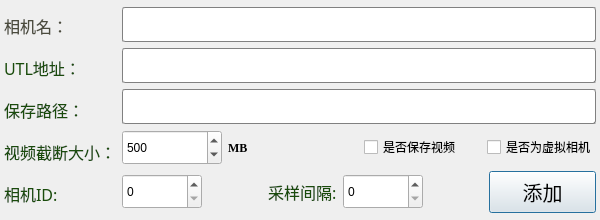
<?xml version="1.0" encoding="UTF-8"?>
<ui version="4.0">
 <class>FramCameraLoginClass</class>
 <widget class="QDialog" name="FramCameraLoginClass">
  <property name="geometry">
   <rect>
    <x>0</x>
    <y>0</y>
    <width>600</width>
    <height>220</height>
   </rect>
  </property>
  <property name="minimumSize">
   <size>
    <width>600</width>
    <height>220</height>
   </size>
  </property>
  <property name="maximumSize">
   <size>
    <width>600</width>
    <height>220</height>
   </size>
  </property>
  <property name="windowTitle">
   <string>FramCameraLogin</string>
  </property>
  <layout class="QGridLayout" name="gridLayout">
   <property name="leftMargin">
    <number>4</number>
   </property>
   <property name="topMargin">
    <number>4</number>
   </property>
   <property name="rightMargin">
    <number>4</number>
   </property>
   <property name="bottomMargin">
    <number>4</number>
   </property>
   <item row="0" column="0">
    <layout class="QVBoxLayout" name="verticalLayout_2">
     <item>
      <widget class="QLabel" name="label_3">
       <property name="minimumSize">
        <size>
         <width>0</width>
         <height>35</height>
        </size>
       </property>
       <property name="maximumSize">
        <size>
         <width>16777215</width>
         <height>35</height>
        </size>
       </property>
       <property name="font">
        <font>
         <family>黑体</family>
         <pointsize>12</pointsize>
        </font>
       </property>
       <property name="styleSheet">
        <string notr="true">color: rgb(75, 75, 61);</string>
       </property>
       <property name="text">
        <string>相机名：</string>
       </property>
      </widget>
     </item>
     <item>
      <widget class="QLabel" name="label_2">
       <property name="minimumSize">
        <size>
         <width>0</width>
         <height>35</height>
        </size>
       </property>
       <property name="maximumSize">
        <size>
         <width>16777215</width>
         <height>35</height>
        </size>
       </property>
       <property name="font">
        <font>
         <family>黑体</family>
         <pointsize>12</pointsize>
        </font>
       </property>
       <property name="styleSheet">
        <string notr="true">color: rgb(25, 75, 11);</string>
       </property>
       <property name="text">
        <string>UTL地址：</string>
       </property>
      </widget>
     </item>
     <item>
      <widget class="QLabel" name="label_4">
       <property name="minimumSize">
        <size>
         <width>0</width>
         <height>35</height>
        </size>
       </property>
       <property name="maximumSize">
        <size>
         <width>16777215</width>
         <height>35</height>
        </size>
       </property>
       <property name="font">
        <font>
         <family>黑体</family>
         <pointsize>12</pointsize>
        </font>
       </property>
       <property name="styleSheet">
        <string notr="true">color: rgb(25, 75, 11);</string>
       </property>
       <property name="text">
        <string>保存路径：</string>
       </property>
      </widget>
     </item>
     <item>
      <widget class="QLabel" name="label_5">
       <property name="minimumSize">
        <size>
         <width>0</width>
         <height>35</height>
        </size>
       </property>
       <property name="maximumSize">
        <size>
         <width>16777215</width>
         <height>35</height>
        </size>
       </property>
       <property name="font">
        <font>
         <family>黑体</family>
         <pointsize>12</pointsize>
        </font>
       </property>
       <property name="styleSheet">
        <string notr="true">color: rgb(25, 75, 11);</string>
       </property>
       <property name="text">
        <string>视频截断大小：</string>
       </property>
      </widget>
     </item>
     <item>
      <widget class="QLabel" name="label_6">
       <property name="minimumSize">
        <size>
         <width>0</width>
         <height>35</height>
        </size>
       </property>
       <property name="maximumSize">
        <size>
         <width>16777215</width>
         <height>35</height>
        </size>
       </property>
       <property name="font">
        <font>
         <family>黑体</family>
         <pointsize>12</pointsize>
        </font>
       </property>
       <property name="styleSheet">
        <string notr="true">color: rgb(25, 75, 11);</string>
       </property>
       <property name="text">
        <string>相机ID:</string>
       </property>
      </widget>
     </item>
    </layout>
   </item>
   <item row="0" column="1">
    <layout class="QVBoxLayout" name="verticalLayout">
     <item>
      <widget class="QLineEdit" name="txtCameraName">
       <property name="sizePolicy">
        <sizepolicy hsizetype="Expanding" vsizetype="Expanding">
         <horstretch>0</horstretch>
         <verstretch>0</verstretch>
        </sizepolicy>
       </property>
       <property name="minimumSize">
        <size>
         <width>0</width>
         <height>35</height>
        </size>
       </property>
       <property name="maximumSize">
        <size>
         <width>16777215</width>
         <height>35</height>
        </size>
       </property>
       <property name="font">
        <font>
         <family>楷体</family>
         <pointsize>12</pointsize>
         <weight>50</weight>
         <italic>false</italic>
         <bold>false</bold>
        </font>
       </property>
       <property name="focusPolicy">
        <enum>Qt::StrongFocus</enum>
       </property>
       <property name="styleSheet">
        <string notr="true">background-color: rgb(255, 255, 255);
color: rgb(0, 0, 0);
border: 1px groove gray;border-radius: 2px;padding: 2px 4px;</string>
       </property>
       <property name="readOnly">
        <bool>false</bool>
       </property>
      </widget>
     </item>
     <item>
      <widget class="QLineEdit" name="txtCamerURL">
       <property name="sizePolicy">
        <sizepolicy hsizetype="Expanding" vsizetype="Expanding">
         <horstretch>0</horstretch>
         <verstretch>0</verstretch>
        </sizepolicy>
       </property>
       <property name="minimumSize">
        <size>
         <width>0</width>
         <height>35</height>
        </size>
       </property>
       <property name="maximumSize">
        <size>
         <width>16777215</width>
         <height>35</height>
        </size>
       </property>
       <property name="font">
        <font>
         <family>Calibri</family>
         <pointsize>10</pointsize>
         <weight>50</weight>
         <italic>false</italic>
         <bold>false</bold>
        </font>
       </property>
       <property name="focusPolicy">
        <enum>Qt::StrongFocus</enum>
       </property>
       <property name="styleSheet">
        <string notr="true">background-color: rgb(255, 255, 255);
color: rgb(25, 75, 11);
border: 1px groove gray;border-radius: 2px;padding: 2px 4px;</string>
       </property>
       <property name="text">
        <string/>
       </property>
      </widget>
     </item>
     <item>
      <widget class="QLineEdit" name="txtSavePath">
       <property name="sizePolicy">
        <sizepolicy hsizetype="Expanding" vsizetype="Expanding">
         <horstretch>0</horstretch>
         <verstretch>0</verstretch>
        </sizepolicy>
       </property>
       <property name="minimumSize">
        <size>
         <width>0</width>
         <height>35</height>
        </size>
       </property>
       <property name="maximumSize">
        <size>
         <width>16777215</width>
         <height>35</height>
        </size>
       </property>
       <property name="font">
        <font>
         <family>Calibri</family>
         <pointsize>10</pointsize>
         <weight>50</weight>
         <italic>false</italic>
         <bold>false</bold>
        </font>
       </property>
       <property name="focusPolicy">
        <enum>Qt::StrongFocus</enum>
       </property>
       <property name="styleSheet">
        <string notr="true">background-color: rgb(255, 255, 255);
color: rgb(25, 75, 11);
border: 1px groove gray;border-radius: 2px;padding: 2px 4px;</string>
       </property>
       <property name="text">
        <string/>
       </property>
      </widget>
     </item>
     <item>
      <layout class="QHBoxLayout" name="horizontalLayout">
       <item>
        <widget class="QSpinBox" name="spinBoxSaveTime">
         <property name="minimumSize">
          <size>
           <width>100</width>
           <height>35</height>
          </size>
         </property>
         <property name="maximumSize">
          <size>
           <width>16777215</width>
           <height>35</height>
          </size>
         </property>
         <property name="maximum">
          <number>1000000000</number>
         </property>
         <property name="value">
          <number>500</number>
         </property>
        </widget>
       </item>
       <item>
        <widget class="QLabel" name="label">
         <property name="font">
          <font>
           <family>Times New Roman</family>
           <weight>75</weight>
           <bold>true</bold>
          </font>
         </property>
         <property name="text">
          <string>MB</string>
         </property>
        </widget>
       </item>
       <item>
        <spacer name="horizontalSpacer_2">
         <property name="orientation">
          <enum>Qt::Horizontal</enum>
         </property>
         <property name="sizeHint" stdset="0">
          <size>
           <width>40</width>
           <height>20</height>
          </size>
         </property>
        </spacer>
       </item>
       <item>
        <widget class="QCheckBox" name="checkBoxSave">
         <property name="text">
          <string>是否保存视频</string>
         </property>
        </widget>
       </item>
       <item>
        <spacer name="horizontalSpacer_3">
         <property name="orientation">
          <enum>Qt::Horizontal</enum>
         </property>
         <property name="sizeType">
          <enum>QSizePolicy::Maximum</enum>
         </property>
         <property name="sizeHint" stdset="0">
          <size>
           <width>20</width>
           <height>20</height>
          </size>
         </property>
        </spacer>
       </item>
       <item>
        <widget class="QCheckBox" name="checkBoxVirtual">
         <property name="text">
          <string>是否为虚拟相机</string>
         </property>
        </widget>
       </item>
      </layout>
     </item>
     <item>
      <layout class="QHBoxLayout" name="horizontalLayout_2">
       <item>
        <widget class="QSpinBox" name="spinBoxCamerIndex">
         <property name="minimumSize">
          <size>
           <width>80</width>
           <height>35</height>
          </size>
         </property>
         <property name="maximumSize">
          <size>
           <width>80</width>
           <height>35</height>
          </size>
         </property>
         <property name="maximum">
          <number>10</number>
         </property>
         <property name="value">
          <number>0</number>
         </property>
        </widget>
       </item>
       <item>
        <spacer name="horizontalSpacer">
         <property name="orientation">
          <enum>Qt::Horizontal</enum>
         </property>
         <property name="sizeHint" stdset="0">
          <size>
           <width>40</width>
           <height>20</height>
          </size>
         </property>
        </spacer>
       </item>
       <item>
        <widget class="QLabel" name="label_7">
         <property name="minimumSize">
          <size>
           <width>0</width>
           <height>35</height>
          </size>
         </property>
         <property name="maximumSize">
          <size>
           <width>16777215</width>
           <height>35</height>
          </size>
         </property>
         <property name="font">
          <font>
           <family>黑体</family>
           <pointsize>12</pointsize>
          </font>
         </property>
         <property name="styleSheet">
          <string notr="true">color: rgb(25, 75, 11);</string>
         </property>
         <property name="text">
          <string>采样间隔:</string>
         </property>
        </widget>
       </item>
       <item>
        <widget class="QSpinBox" name="spinBoxSampleTime">
         <property name="minimumSize">
          <size>
           <width>80</width>
           <height>35</height>
          </size>
         </property>
         <property name="maximumSize">
          <size>
           <width>80</width>
           <height>35</height>
          </size>
         </property>
         <property name="maximum">
          <number>10</number>
         </property>
         <property name="value">
          <number>0</number>
         </property>
        </widget>
       </item>
       <item>
        <spacer name="horizontalSpacer_4">
         <property name="orientation">
          <enum>Qt::Horizontal</enum>
         </property>
         <property name="sizeHint" stdset="0">
          <size>
           <width>40</width>
           <height>20</height>
          </size>
         </property>
        </spacer>
       </item>
       <item>
        <widget class="QPushButton" name="btnLogin">
         <property name="sizePolicy">
          <sizepolicy hsizetype="Fixed" vsizetype="Fixed">
           <horstretch>0</horstretch>
           <verstretch>0</verstretch>
          </sizepolicy>
         </property>
         <property name="minimumSize">
          <size>
           <width>107</width>
           <height>42</height>
          </size>
         </property>
         <property name="font">
          <font>
           <family>楷体</family>
           <pointsize>15</pointsize>
           <weight>50</weight>
           <italic>false</italic>
           <bold>false</bold>
          </font>
         </property>
         <property name="focusPolicy">
          <enum>Qt::StrongFocus</enum>
         </property>
         <property name="styleSheet">
          <string notr="true"/>
         </property>
         <property name="text">
          <string>添加</string>
         </property>
        </widget>
       </item>
      </layout>
     </item>
    </layout>
   </item>
  </layout>
 </widget>
 <layoutdefault spacing="6" margin="11"/>
 <resources/>
 <connections/>
</ui>
